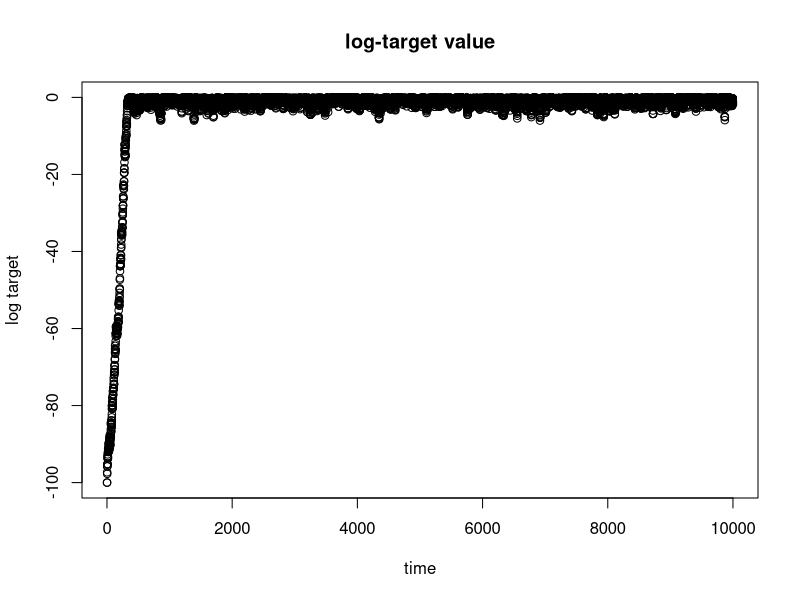
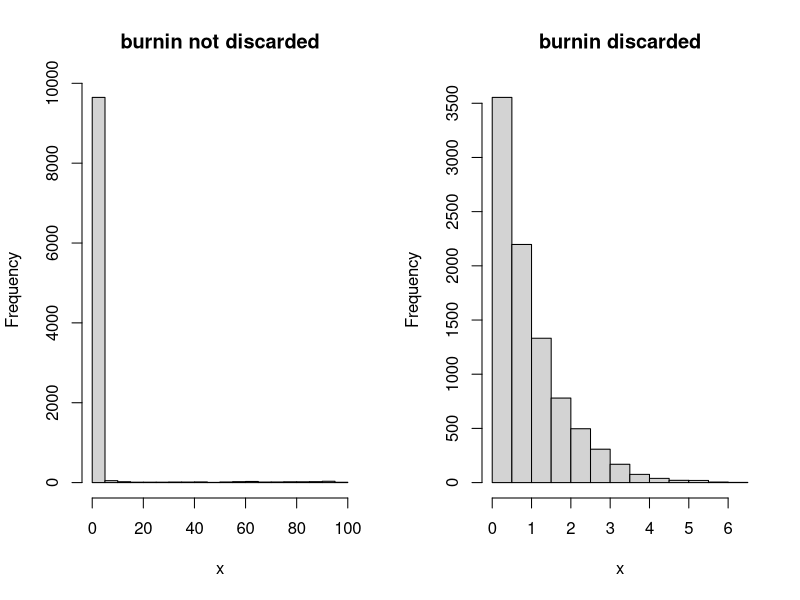

Recreate these plots in R, in order.
## ---- chunk 1
knitr::opts_chunk$set(comment = "#",collapse = TRUE,fig.align = "center")
## ---- chunk 2
log_target <- function (x) 
  ifelse(x < 0,-Inf,-x)
x <- rep(0,10000)
x[1] <- 100
for (i in 2:10000) {
  current_x <- x[i-1]
  proposed_x <- current_x + rnorm(1)
  A <- exp(log_target(proposed_x) - log_target(current_x))
  u <- runif(1)
  if (u < A)
    x[i] <- proposed_x
  else
    x[i] <- current_x
}
## ---- chunk 3
plot(log_target(x),xlab = "time",ylab = "log target",
     main = "log-target value")
## ---- chunk 4
par(mfrow = c(1,2))
hist(x,xlab = "x",main = "burnin not discarded")
hist(x[-(1:1000)],xlab = "x",main = "burnin discarded")
